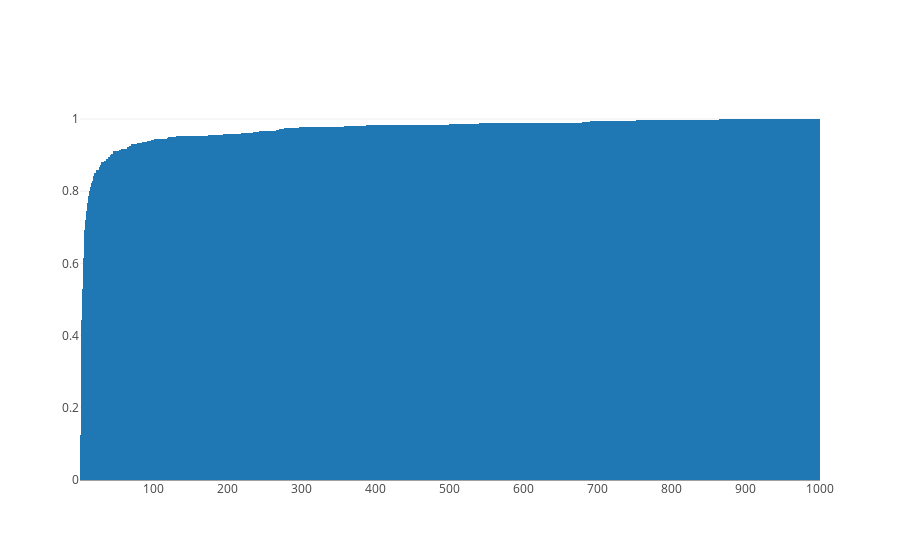

Notebook code cell kept with this figure:
### Code cell
#CUMMULATIVE HISTOGRAM 400
label=1000
x=resultsRL_cs[str(label)]
data = [go.Histogram(x=x,
                     xbins=dict(
        start=0,
        end=label,
        size=1.
    ),
                     histnorm='probability',
                     cumulative=dict(enabled=True))]

iplot(data, filename='cumulative histogram')

bins = np.arange(0,label)
values, base = np.histogram(resultsRL_cs[str(label)], bins=bins, density=1)
for i in range(1,label):
    S=np.sum(values[:i])
    print S
    if S>0.8:
        print 'i!=',i
        size[str(label)]=i
        break

### Figure 1 — Plotly figure (JSON) as saved in the notebook; plotly's stock layout.template omitted (floating-point values rounded to 4 significant figures; data arrays with more than 128 entries replaced by an {"elided": "..."} marker saying what was removed)
{"data": [{"cumulative": {"enabled": true}, "histnorm": "probability", "type": "histogram", "x": {"elided": "500 int values"}, "xbins": {"end": 1000, "size": 1, "start": 0}}], "layout": {}}
